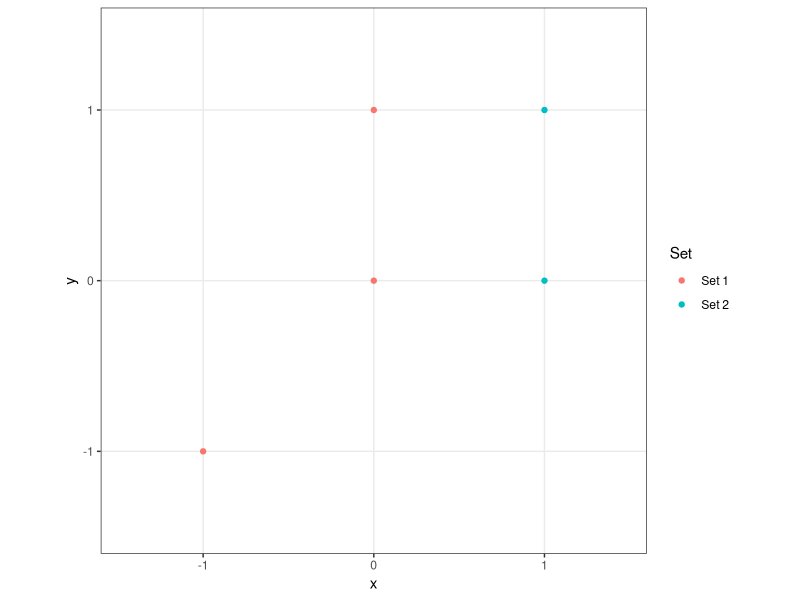
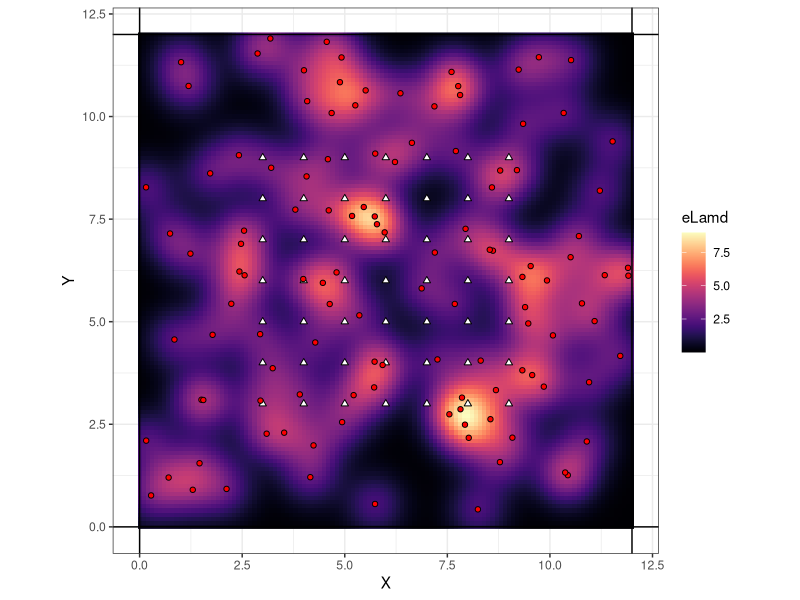

Recreate these plots in R, in order.
## ---- chunk 1
library(ggplot2)
library(dplyr)
library(viridis)
library(magick)
knitr::opts_chunk$set(echo = F)

e2dist=function (x, y) {
  i <- sort(rep(1:nrow(y), nrow(x)))
  dvec <- sqrt((x[, 1] - y[i, 1])^2 + (x[, 2] - y[i, 2])^2)
  matrix(dvec, nrow = nrow(x), ncol = nrow(y), byrow = F)
}

N=120
lam0=2
sigma=0.50
K=10
buff=3
thinning.rate1 = 0.7
thinning.rate2=0.7
grid.space=0.1


## ---- chunk 2
X=expand.grid(3:9,3:9) %>% rename(x = Var1, y = Var2)
## ---- chunk 3
# Define the state-space by buffering the traps
xmin<- min(X[,1])-buff
xmax<- max(X[,1])+buff
ymin<- min(X[,2])-buff
ymax<- max(X[,2])+buff
Xgrid<- expand.grid(seq(xmin,xmax,grid.space), seq(ymin,ymax,grid.space))
## ---- chunk 4
set.seed(1)
s = cbind(
  runif(N, min(X[,1])-buff, max(X[,1])+buff), 
  runif(N, min(X[,2])-buff, max(X[,2])+buff)
  )

s = data.frame(x = s[,1], y = s[,2])
## ---- chunk 5
D_traps = e2dist(s, X)   # compute distance between each activity center and each trap
D_grid = e2dist(s, Xgrid)
## ---- chunk 6
# Some example points
examplePoints1 = rbind(c(-1,-1), c(0,0), c(0,1))
examplePoints2 = rbind(c(1,0), c(1,1))

# Make them into a data frame with indication of which set it belongs to
examplePointsdf = rbind.data.frame(
  cbind(examplePoints1, "Set 1"),
  cbind(examplePoints2, "Set 2")
) 

# Rename some columns
colnames(examplePointsdf) = c("x", "y", "Set")

# Plot the points
ggplot(examplePointsdf) + 
  geom_point(aes(x = x, y = y, color = Set)) + 
  coord_equal() + theme_bw()
  
# Get distances
e2dist(examplePoints1, examplePoints2)

## ---- chunk 7
# use intensity
lamd<- lam0*exp(-D_grid*D_grid/(2*sigma*sigma))
J = nrow(Xgrid)
# Simulate USE history of each pixel according to a Poisson use model
# This is on the GRID, not at the traps.
y.use <-array(0,dim=c(N,J,K))

for(i in 1:N){ # For each individual
  
 for(j in 1:J){ # For each pixel on the grid
   
   for(k in 1:K){ # For each occasion
     
     y.use[i,j,k]=rpois(1,lamd[i,j]) # How many times did individual i use pixel j?
     
   }
 }
}
## ---- chunk 8
gridLamd = cbind.data.frame(Xgrid, colSums(lamd)) %>% rename(x = Var1, y = Var2, eLamd = `colSums(lamd)`)

ggplot() + 
  geom_raster(data = gridLamd, aes(x = x, y = y, fill = eLamd)) + 
  scale_fill_viridis(option = "A") + 
  geom_point(data = X, aes(x = x, y = y), shape = 24, color = 'black', fill = 'white') + 
  geom_point(data = s, aes(x = x, y = y), shape = 21, color = 'black', fill = 'red') + 
  xlab("X") + ylab("Y") + 
  geom_vline(xintercept = c(xmin, xmax)) + 
  geom_hline(yintercept = c(ymin, ymax)) + 
  coord_equal() + theme_bw()

## ---- chunk 9

D_traps = e2dist(s, X)   # compute distance between each activity center and each trap

# use intensity AT THE TRAPS
lamd<- lam0*exp(-D_traps*D_traps/(2*sigma*sigma))
J = nrow(X)

# Simulate USE history of each pixel according to a Poisson use model
# This is at the TRAPS.
y.use <-array(0,dim=c(N,J,K))

for(i in 1:N){ # For each individual
  
 for(j in 1:J){ # For each trap
   
   for(k in 1:K){ # For each occasion
     
     y.use[i,j,k]=rpois(1,lamd[i,j]) # How many times did individual i use trap j?
     
   }
 }
}

# Simulate detections (for occupancy) and then individual identification (for SCR)
y.det<- y.scr <-array(0,dim=c(N,J,K))
for(i in 1:N){
 for(j in 1:J){
   for(k in 1:K){
     y.det[i,j,k]=rbinom(1, y.use[i,j,k], prob=thinning.rate1)
     y.scr[i,j,k]=rbinom(1, y.det[i,j,k], prob=thinning.rate2)
   }
 }
}
